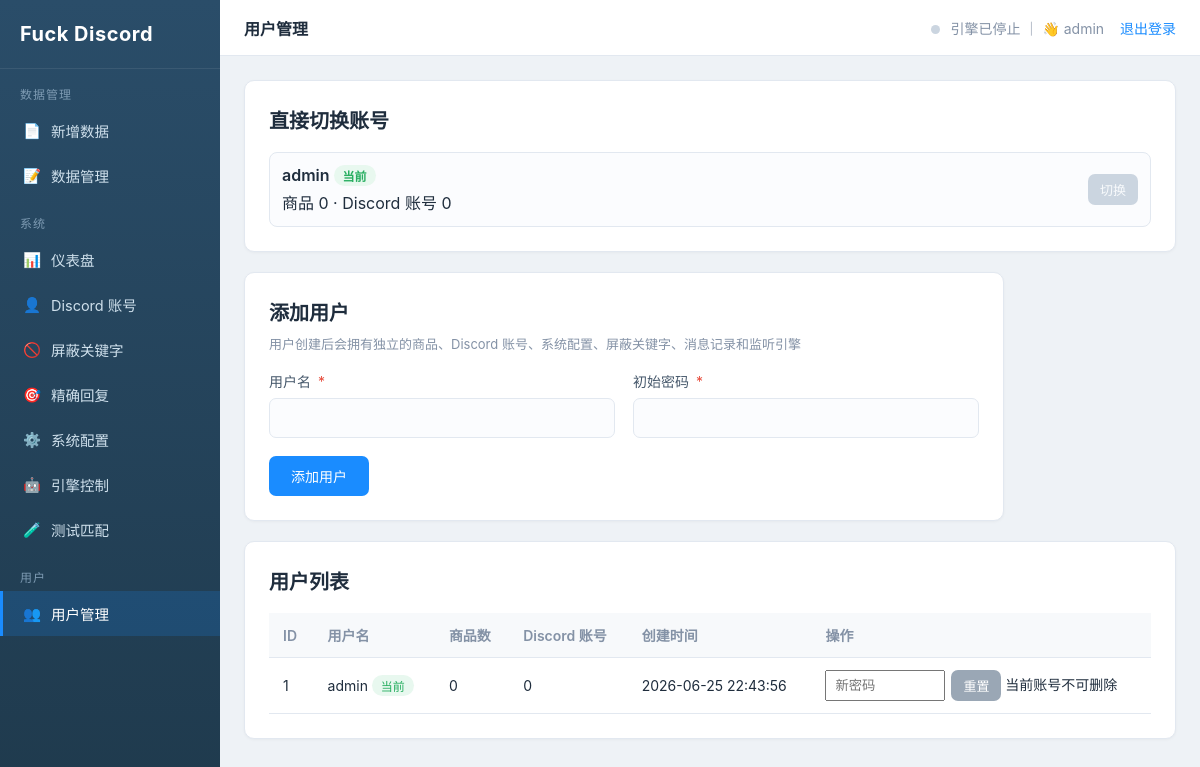
The page /users (signed in) on the database as committed earlier.
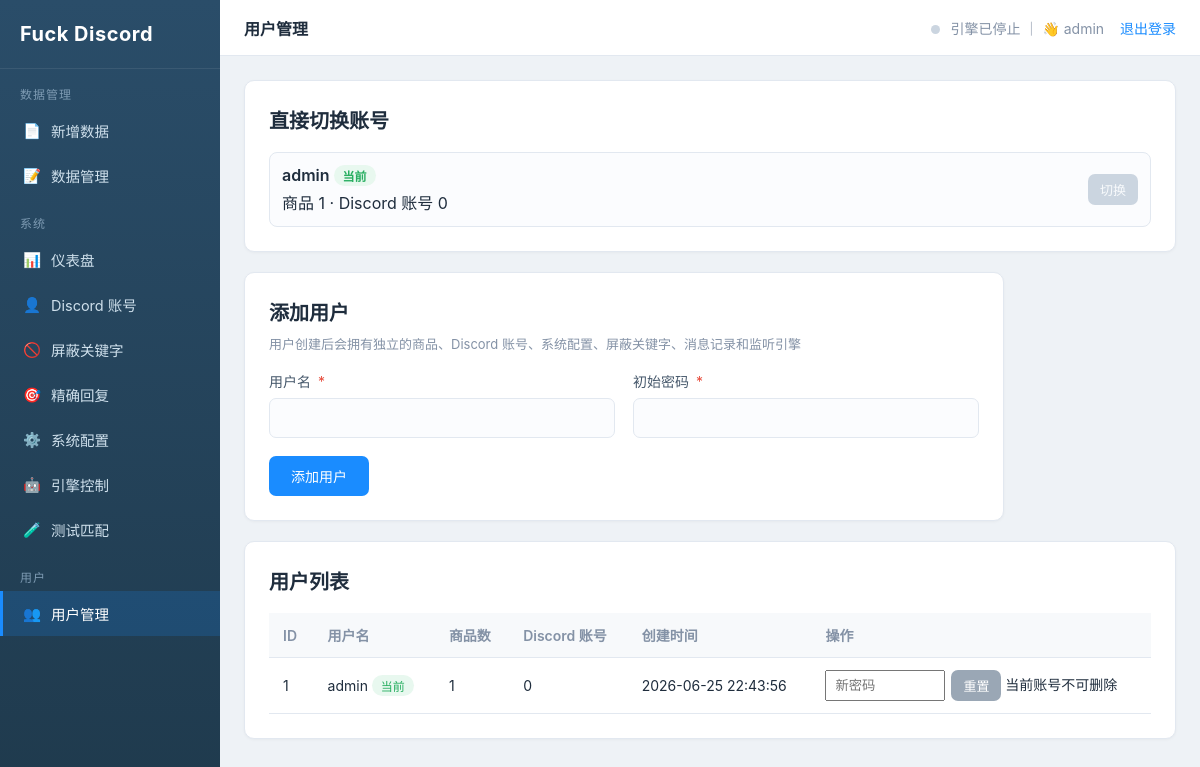
The same page on the database as committed later.
### tables this page shows
CREATE TABLE users (
                id INTEGER PRIMARY KEY AUTOINCREMENT,
                username TEXT UNIQUE NOT NULL,
                password_hash TEXT NOT NULL,
                created_at TEXT NOT NULL
            , is_admin INTEGER NOT NULL DEFAULT 0);

### app.py (the view, shortened to what this page needs)
@app.route("/users", methods=["GET", "POST"])
@login_required
def users():
    return render_template("users.html", users=store.list_users())

### app.py (called while the page is built)
def login_required(view):
    @functools.wraps(view)
    def wrapped(*args, **kwargs):
        if not session.get("user") or not session.get("user_id"):
            session.clear()
            return redirect(url_for("login", next=request.path))
        return view(*args, **kwargs)
    return wrapped

@app.context_processor
def inject_globals():
    engine_running = False
    if session.get("user_id"):
        engine_running = engine.running(session["user_id"])
    return {
        "current_user": session.get("user"),
        "current_user_id": session.get("user_id"),
        "engine_running": engine_running,
        "upload_path": upload_path,
    }

### bot_engine.py (called while the page is built)
    def for_user(self, user_id):
        user_id = int(user_id)
        with self._lock:
            if user_id not in self._engines:
                self._engines[user_id] = BotEngine(user_id)
            return self._engines[user_id]

    def running(self, user_id):
        return self.for_user(user_id).running

### store.py (called while the page is built)
def _ensure_dirs():
    os.makedirs(os.path.dirname(DB_PATH), exist_ok=True)

### templates/users.html (shortened to what this page needs)
{% extends "base.html" %}
{% set active = 'users' %}
{% block page_title %}用户管理{% endblock %}
{% block content %}
<div class="card">
  <h2>直接切换账号</h2>
  {% if users %}
  <div class="switch-account-grid">
    {% for u in users %}
    <form method="post" class="switch-account-item">
      <div>
        <div class="switch-account-name">
          {{ u['username'] }}
          {% if u['id'] == current_user_id %}<span class="tag kw">当前</span>{% endif %}
        </div>
        <div class="hint">商品 {{ u['product_count'] }} · Discord 账号 {{ u['account_count'] }}</div>
      </div>
      <button class="btn btn-sm" type="submit" {{ 'disabled' if u['id'] == current_user_id }}>切换</button>
    </form>
    {% endfor %}
  </div>
  {% else %}
  <div class="empty">暂无用户</div>
  {% endif %}
</div>
<div class="card" style="max-width:760px;">
  <h2>添加用户</h2>
  <div class="sub">用户创建后会拥有独立的商品、Discord 账号、系统配置、屏蔽关键字、消息记录和监听引擎</div>
  <form method="post">
    <div class="grid2">
      <div class="form-row">
        <label>用户名 <span class="req">*</span></label>
        <input type="text" name="username" required>
      </div>
      <div class="form-row">
        <label>初始密码 <span class="req">*</span></label>
        <input type="password" name="password" required>
      </div>
    </div>
    <button class="btn" type="submit">添加用户</button>
  </form>
</div>
<div class="card">
  <h2>用户列表</h2>
  {% if users %}
  <table>
    <thead>
      <tr>
        <th>ID</th><th>用户名</th><th>商品数</th><th>Discord 账号</th><th>创建时间</th><th>操作</th>
      </tr>
    </thead>
    <tbody>
      {% for u in users %}
      <tr>
        <td>{{ u['id'] }}</td>
        <td>
          {{ u['username'] }}
          {% if u['id'] == current_user_id %}<span class="tag kw">当前</span>{% endif %}
        </td>
        <td>{{ u['product_count'] }}</td>
        <td>{{ u['account_count'] }}</td>
        <td>{{ u['created_at'] }}</td>
        <td>
          <form method="post" style="display:inline-flex; gap:6px; align-items:center;">
            <input type="password" name="password" placeholder="新密码" style="width:120px; padding:6px 8px;">
            <button class="btn btn-sm btn-secondary" type="submit">重置</button>
          </form>
          {% if u['id'] == current_user_id %}
          <span class="hint">当前账号不可删除</span>
          {% endif %}
        </td>
      </tr>
      {% endfor %}
    </tbody>
  </table>
  {% else %}
  <div class="empty">暂无用户</div>
  {% endif %}
</div>
{% endblock %}

### templates/base.html (shortened to what this page needs)
<!DOCTYPE html>
<html lang="zh-CN">
<head>
  <link rel="stylesheet" href="{{ url_for('static', filename='style.css') }}">
</head>
<body>
<div class="layout">
  <aside class="sidebar">
    <div class="brand">Fuck Discord</div>
    <div class="nav-group-title">数据管理</div>
    <a class="nav-item {{ 'active' if active=='add' }}" href="{{ url_for('product_add') }}">
      <span class="ico">📄</span> 新增数据</a>
    <a class="nav-item {{ 'active' if active=='products' }}" href="{{ url_for('products') }}">
      <span class="ico">📝</span> 数据管理</a>
    <div class="nav-group-title">系统</div>
    <a class="nav-item {{ 'active' if active=='dashboard' }}" href="{{ url_for('dashboard') }}">
      <span class="ico">📊</span> 仪表盘</a>
    <a class="nav-item {{ 'active' if active=='accounts' }}" href="{{ url_for('accounts') }}">
      <span class="ico">👤</span> Discord 账号</a>
    <a class="nav-item {{ 'active' if active=='blocked_keywords' }}" href="{{ url_for('blocked_keywords') }}">
      <span class="ico">🚫</span> 屏蔽关键字</a>
    <a class="nav-item {{ 'active' if active=='exact_keyword_replies' }}" href="{{ url_for('exact_keyword_replies') }}">
      <span class="ico">🎯</span> 精确回复</a>
    <a class="nav-item {{ 'active' if active=='settings' }}" href="{{ url_for('settings') }}">
      <span class="ico">⚙️</span> 系统配置</a>
    <a class="nav-item {{ 'active' if active=='engine' }}" href="{{ url_for('engine_page') }}">
      <span class="ico">🤖</span> 引擎控制</a>
    <a class="nav-item {{ 'active' if active=='test' }}" href="{{ url_for('test_match') }}">
      <span class="ico">🧪</span> 测试匹配</a>
    <div class="nav-group-title">用户</div>
    <a class="nav-item {{ 'active' if active=='users' }}" href="{{ url_for('users') }}">
      <span class="ico">👥</span> 用户管理</a>
  </aside>
  <div class="main">
    <div class="topbar">
      <div class="page-title">{% block page_title %}{% endblock %}</div>
      <div class="user">
        <span class="status-dot {{ 'on' if engine_running else 'off' }}"></span>
        引擎{{ '运行中' if engine_running else '已停止' }}
        ｜ 👋 {{ current_user }}
        <a href="{{ url_for('logout') }}">退出登录</a>
      </div>
    </div>
    <div class="content">
      {% block content %}{% endblock %}
    </div>
  </div>
</div>
</body>
</html>

Rows that differ between the two databases and show on the page:
changed users "admin": product_count "0" → "1"
